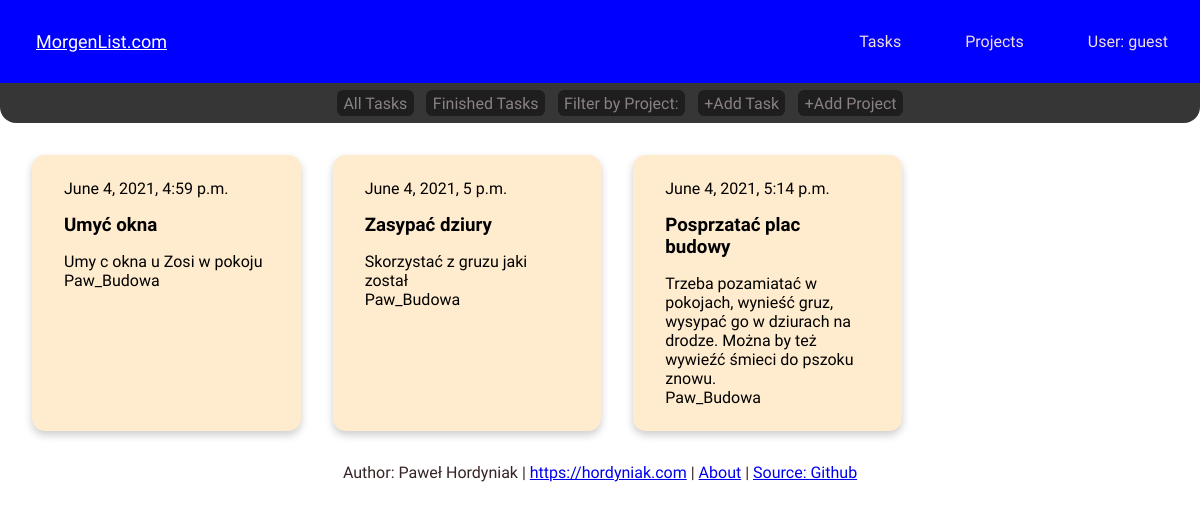
Page /project_detail/4 (signed in) on the committed database.
### tasktrack/models.py (models this page shows, shortened)
class Task(models.Model):
    author = models.ForeignKey('auth.User', on_delete=models.CASCADE)
    project = models.ForeignKey('tasktrack.Project', related_name='Tasks', null=True, on_delete=models.CASCADE)
    title = models.CharField(max_length=200, unique=True)
    updated_on = models.DateTimeField(auto_now = True)
    description = models.TextField()
    created_on = DateTimeField(auto_now_add=True)
    status = models.IntegerField(choices=STATUS, default = 0)
    class Meta:
        ordering = ['created_on']

class Project(models.Model):
    owner = models.ForeignKey('auth.User', on_delete=models.CASCADE)
    title = models.CharField(max_length=24, unique=True)
    status = models.IntegerField(choices=STATUS, default = 0)
    def __str__(self) -> str:
        return self.title

### tasktrack/views.py (the view)
# urls.py: path('project_detail/<int:pk>', views.ProjectDetailView.as_view(), name='project_detail'),
class ProjectDetailView(LoginRequiredMixin, generic.DetailView):
    model = Project
    context_object_name = 'project'
    template_name = 'task_list.html'
    login_url = '/login/'
    def get_context_data(self, **kwargs):
        context = super().get_context_data(**kwargs)
        context['projects'] = Project.objects.filter(owner=self.request.user)
        return context

### tasktrack/templates/task_list.html (shortened to what this page needs)
{% extends "base.html" %}
{% block content %}
<nav class="sub-navbar">
    <ul class="nav-links">
        <li class="sub-nav-link"><a href="{% url 'task_list' %}">All Tasks</a></li>
        <li class="sub-nav-link"><a href="{% url 'task_done' %}">Finished Tasks</a></li>
        <li class="sub-nav-link"> <div class="dropdown">
            <a href='#' class="drop-btn">Filter by Project:</a>
          </div> </li>
          <li class="sub-nav-link"><a href="{% url 'create_task' %}">+Add Task</a></li>
          <li class="sub-nav-link"><a href="{% url 'create_project' %}">+Add Project</a></li>
    </ul>
</nav>
<div class='taskfield'>
{% if project %}
    {% for task in project.Tasks.all %}
        {% if task.status == 0 %}
        <div class="task">
            <a href="{% url 'edit_task' pk=task.pk %}">
            <div class="container">
                <p>{{ task.created_on }}</p>
                <h3 class = "title">{{ task.title }}</h3>
                <p>{{ task.description }}<br>
                {{ task.project }}<br>
            </div> </a>
        </div>
        {% endif %}
    {% empty %}
    <p>List is empty</p>
    {% endfor %}
{% endif %}
</div>
{% endblock %}

### tasktrack/templates/base.html (shortened to what this page needs)
<!DOCTYPE html>
{% load static %}
<html lang="en">
<head>
    <link rel="stylesheet" href="{% static 'css/base.css' %}">
</head>
<body>
    <nav class="MyNavbar">
        <a href="#" class="site-logo">MorgenList.com</a>
        <ul class="nav-links">
            {% if request.user.is_authenticated %}
                <li class='nav-item'><a href="{% url 'task_list' %}">Tasks</a></li>
                <li class='nav-item'><a href="#">Projects</a></li>
                <li class='nav-item'><a href="{% url 'logout' %}">User: {{ request.user }}</a></li>
            {% else %}
                <li class='nav-item'><a href="{% url 'user_login' %}">Login</a></li>
            {% endif %}
        </ul>
    </nav>
    {% block content %}{% endblock content %}
    <p class="footer">Author: Paweł Hordyniak | <a href="https://hordyniak.com">https://hordyniak.com</a> | <a href="{% url 'about' %}">About</a> | <a href="https://github.com/Pawel-9215/TaskManager">Source: Github</a></p>
</body>
</html>

### tasktrack/static/css/base.css (style rules this page uses)
body { margin: 0; font-family: 'Barlow Semi Condensed', sans-serif; color: rgb(53, 36, 36); background-color: rgb(255, 255, 255); }
.taskfield { margin: 1em; display: flex; flex-wrap: wrap; justify-content: flex-start; }
.task { box-shadow: 0 4px 8px 0 rgba(0,0,0,0.2); transition: 0.1s; min-width: 23%; max-width: 23%; border-radius: 0.8em; background-color: blanchedalmond; margin: 1em; display: inline-block; }
.task a:link { color: black; text-decoration: none; }
.container { padding: 0.5em 2em; text-decoration: none; }
.container h3 { padding: 0em; margin: 0em; }
.footer { text-align: center; }
ul { list-style-type: none; }
.nav-item a { display: inline-block; padding: 1em 2em; text-decoration: none; color: rgb(240, 221, 221); }
.sub-nav-link a { display: inline-block; padding: 0.2em 0.4em; margin: 0em 0.4em; text-decoration: none; color: rgb(138, 130, 130); background-color: #1e1e1f; border-radius: 0.4em; }
.site-logo { padding-left: 2em; padding-right: 2em; color: white; font-size: large; }
.MyNavbar { display: flex; justify-content: space-between; background-color: blue; align-items: center; transition: 50ms; }
.dropdown { position: relative; display: inline-block; }
.sub-navbar { border-bottom-left-radius: 1em; border-bottom-right-radius: 1em; display: flex; justify-content: center; background-color: rgb(54, 54, 54); align-items: center; height: 2.5em; }
.nav-links { display: flex; }

### rows in the picture
Task: created_on "June 4, 2021, 4:59 p.m.", title "Umyć okna", description "Umy c okna u Zosi w pokoju", project "Paw_Budowa"
Task: created_on "June 4, 2021, 5 p.m.", title "Zasypać dziury", description "Skorzystać z gruzu jaki został", project "Paw_Budowa"
Task: created_on "June 4, 2021, 5:14 p.m.", title "Posprzatać plac budowy", description "Trzeba pozamiatać w pokojach, wynieść gruz, wysypać go w dziurach na drodze. Można by też wywieźć śmieci do pszoku znowu.", project "Paw_Budowa"

### other values in the picture
{{ request.user }} "guest"
